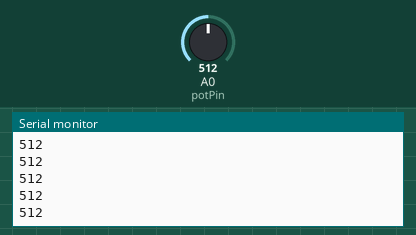
Simulated run of this sketch. Board: Arduino Uno, built with avr-gcc and run on an emulated ATmega328P. Shown: the last lines printed to the serial monitor. The test bench sets the inputs (shaded band); at power-on: A0 (potPin) = 512.

Above: at 1.2 s.
1.3 s: A0 (potPin) set to 716
At 1.32 s:
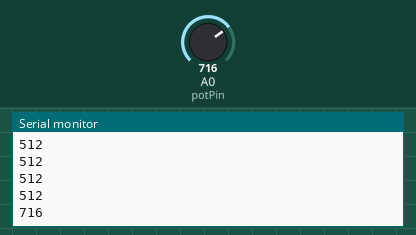
2.8 s: A0 (potPin) set to 900
At 2.83 s:
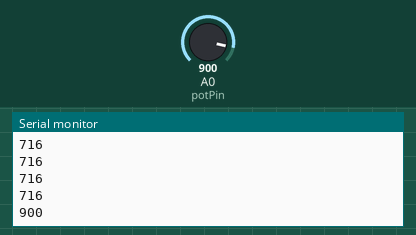
Timing chart, 0 to 5.8 s (numbered marks = the images above; inputs shaded):
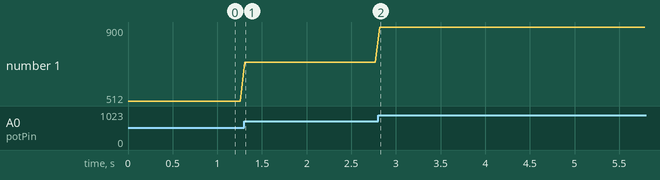

The sketch:

potentiometer.ino
```cpp
const int potPin = A0;
int value = 0;

void setup() {
  pinMode(potPin, INPUT);
  Serial.begin(9600);
}

void loop() {
  value = analogRead(potPin);
  Serial.println(value);
  delay(50);
}
```

Measured:
- after the input at 1.3 s, the serial monitor: prints a new line at once (image 1)
- after the input at 2.8 s, the serial monitor: prints a new line at once (image 2)
- plotted number 1: 512 → 716 after the input at 1.3 s, 716 → 900 after the input at 2.8 s
